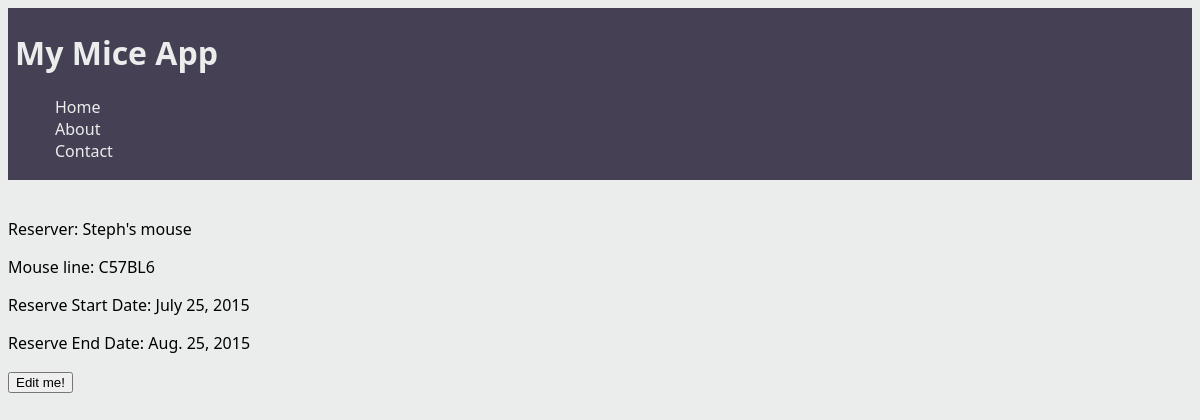
The app's page /things/Mouse1/ with its own data.
### tracker/models.py (models this page shows)
class Profile(models.Model):
    name = models.CharField(max_length=255, blank=True)
    PSC = models.CharField(max_length=255)
    mouse = models.CharField(max_length=255, blank=True)
    startDate = models.DateField(blank=True, null=True)
    endDate = models.DateField(blank=True, null=True)
    slug = models.SlugField(unique=True)

### tracker/views.py (the view)
# urls.py: url(r'^things/(?P<slug>[-\w]+)/$', 'tracker.views.specifics',
def specifics(request, slug):
    details = Profile.objects.get(slug=slug)
    return render(request, 'things/specifics.html', {
        'details': details,
    })

### tracker/templates/things/specifics.html (shortened to what this page needs)
{% extends 'layouts/base.html' %}
{% block content %}
    <br>
    <p>Reserver: {{ details.name }}</p>
    <p>Mouse line: {{ details.mouse}}</p>
    <p>Reserve Start Date: {{ details.startDate }}</p>
    <p>Reserve End Date: {{ details.endDate }}</p>
<form action="{% url 'edit_entry' slug=details.slug %}">
<button>Edit me!</button>
</form>
{% endblock %}

### tracker/static/css/style.css (style rules this page uses)
body { background-color: #EBEDED; font-family: Optima,Segoe,Segoe UI,Candara,Calibri,Arial,sans-serif; }

### records on screen
Profile: name "Steph's mouse", mouse "C57BL6", startDate "July 25, 2015", endDate "Aug. 25, 2015"
